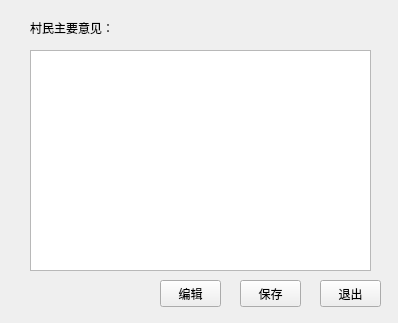
<?xml version="1.0" encoding="UTF-8"?>
<ui version="4.0">
 <class>CunMinYIjianForm</class>
 <widget class="QWidget" name="CunMinYIjianForm">
  <property name="geometry">
   <rect>
    <x>0</x>
    <y>0</y>
    <width>398</width>
    <height>323</height>
   </rect>
  </property>
  <property name="windowTitle">
   <string>村民意见</string>
  </property>
  <widget class="QLabel" name="label">
   <property name="geometry">
    <rect>
     <x>30</x>
     <y>20</y>
     <width>121</width>
     <height>16</height>
    </rect>
   </property>
   <property name="text">
    <string>村民主要意见：</string>
   </property>
  </widget>
  <widget class="QTextEdit" name="textEdit">
   <property name="geometry">
    <rect>
     <x>30</x>
     <y>50</y>
     <width>341</width>
     <height>221</height>
    </rect>
   </property>
  </widget>
  <widget class="QPushButton" name="pushButton">
   <property name="geometry">
    <rect>
     <x>160</x>
     <y>280</y>
     <width>61</width>
     <height>27</height>
    </rect>
   </property>
   <property name="text">
    <string>编辑</string>
   </property>
  </widget>
  <widget class="QPushButton" name="pushButton_2">
   <property name="geometry">
    <rect>
     <x>240</x>
     <y>280</y>
     <width>61</width>
     <height>27</height>
    </rect>
   </property>
   <property name="text">
    <string>保存</string>
   </property>
  </widget>
  <widget class="QPushButton" name="pushButton_3">
   <property name="geometry">
    <rect>
     <x>320</x>
     <y>280</y>
     <width>61</width>
     <height>27</height>
    </rect>
   </property>
   <property name="text">
    <string>退出</string>
   </property>
  </widget>
 </widget>
 <resources/>
 <connections/>
</ui>
